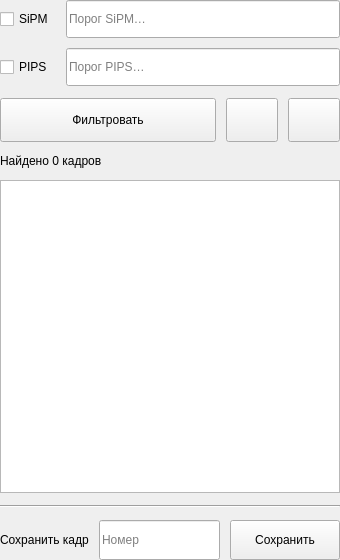
<?xml version="1.0" encoding="UTF-8"?>
<ui version="4.0">
 <class>FilterViewerWidget</class>
 <widget class="QWidget" name="FilterViewerWidget">
  <property name="geometry">
   <rect><x>0</x><y>0</y><width>340</width><height>560</height></rect>
  </property>
  <property name="minimumSize"><size><width>0</width><height>0</height></size></property>
  <property name="windowTitle"><string>Фильтр кадров</string></property>
  <layout class="QVBoxLayout" name="root">
   <property name="leftMargin"><number>0</number></property>
   <property name="topMargin"><number>0</number></property>
   <property name="rightMargin"><number>0</number></property>
   <property name="bottomMargin"><number>0</number></property>
   <property name="spacing"><number>12</number></property>

   <!-- заголовок «ФИЛЬТР КАДРОВ» рисует колонка инспектора (_section_label),
        поэтому внутри виджета его нет — иначе дублируется -->

   <!-- каналы + пороги: чекбокс слева фиксирован, поле справа тянется -->
   <item>
    <layout class="QGridLayout" name="grid_filters" columnstretch="0,1">
     <property name="horizontalSpacing"><number>12</number></property>
     <property name="verticalSpacing"><number>10</number></property>
     <item row="0" column="0">
      <widget class="CheckBox" name="checkBox_sipm">
       <property name="text"><string>SiPM</string></property>
      </widget>
     </item>
     <item row="0" column="1">
      <widget class="LineEdit" name="lineEdit_threshold_sipm">
       <property name="minimumSize"><size><width>0</width><height>38</height></size></property>
       <property name="placeholderText"><string>Порог SiPM…</string></property>
      </widget>
     </item>
     <item row="1" column="0">
      <widget class="CheckBox" name="checkBox_pips">
       <property name="text"><string>PIPS</string></property>
      </widget>
     </item>
     <item row="1" column="1">
      <widget class="LineEdit" name="lineEdit_threshold_pips">
       <property name="minimumSize"><size><width>0</width><height>38</height></size></property>
       <property name="placeholderText"><string>Порог PIPS…</string></property>
      </widget>
     </item>
    </layout>
   </item>

   <!-- Фильтровать | ‹ | › -->
   <item>
    <layout class="QHBoxLayout" name="row_actions">
     <property name="spacing"><number>10</number></property>
     <item>
      <widget class="PrimaryButton" name="pushButton_filter">
       <property name="minimumSize"><size><width>0</width><height>44</height></size></property>
       <property name="text"><string>Фильтровать</string></property>
      </widget>
     </item>
     <item>
      <widget class="IconButton" name="pushButton_prev">
       <property name="minimumSize"><size><width>52</width><height>44</height></size></property>
       <property name="maximumSize"><size><width>52</width><height>44</height></size></property>
       <property name="text"><string/></property>
      </widget>
     </item>
     <item>
      <widget class="IconButton" name="pushButton_next">
       <property name="minimumSize"><size><width>52</width><height>44</height></size></property>
       <property name="maximumSize"><size><width>52</width><height>44</height></size></property>
       <property name="text"><string/></property>
      </widget>
     </item>
    </layout>
   </item>

   <!-- счётчик найденного -->
   <item>
    <widget class="QLabel" name="label_found">
     <property name="text"><string>Найдено 0 кадров</string></property>
    </widget>
   </item>

   <!-- список кадров: наполняется в отдельной библиотеке, здесь пустой.
        Высоту задаём явно — колонка инспектора виджет по вертикали не растягивает -->
   <item>
    <widget class="QListWidget" name="listWidget_times">
     <property name="minimumSize"><size><width>0</width><height>300</height></size></property>
    </widget>
   </item>

   <item>
    <widget class="Line" name="line_save">
     <property name="orientation"><enum>Qt::Horizontal</enum></property>
    </widget>
   </item>

   <!-- Сохранить кадр: подпись · номер · кнопка -->
   <item>
    <layout class="QHBoxLayout" name="row_save">
     <property name="spacing"><number>10</number></property>
     <item>
      <widget class="QLabel" name="label_save">
       <property name="text"><string>Сохранить кадр</string></property>
      </widget>
     </item>
     <item>
      <widget class="LineEdit" name="lineEdit_num_frame">
       <property name="minimumSize"><size><width>0</width><height>40</height></size></property>
       <property name="placeholderText"><string>Номер</string></property>
      </widget>
     </item>
     <item>
      <widget class="PrimaryButton" name="pushButton_save_frame">
       <property name="minimumSize"><size><width>110</width><height>40</height></size></property>
       <property name="text"><string>Сохранить</string></property>
      </widget>
     </item>
    </layout>
   </item>
  </layout>
 </widget>
 <customwidgets>
  <customwidget>
   <class>CheckBox</class>
   <extends>QCheckBox</extends>
   <header>dark_pro_widgets.widgets.controls</header>
  </customwidget>
  <customwidget>
   <class>LineEdit</class>
   <extends>QLineEdit</extends>
   <header>dark_pro_widgets.widgets.controls</header>
  </customwidget>
  <customwidget>
   <class>PrimaryButton</class>
   <extends>QPushButton</extends>
   <header>dark_pro_widgets.widgets.controls</header>
  </customwidget>
  <customwidget>
   <class>IconButton</class>
   <extends>QPushButton</extends>
   <header>dark_pro_widgets.widgets.controls</header>
  </customwidget>
 </customwidgets>
 <resources/>
 <connections/>
</ui>
